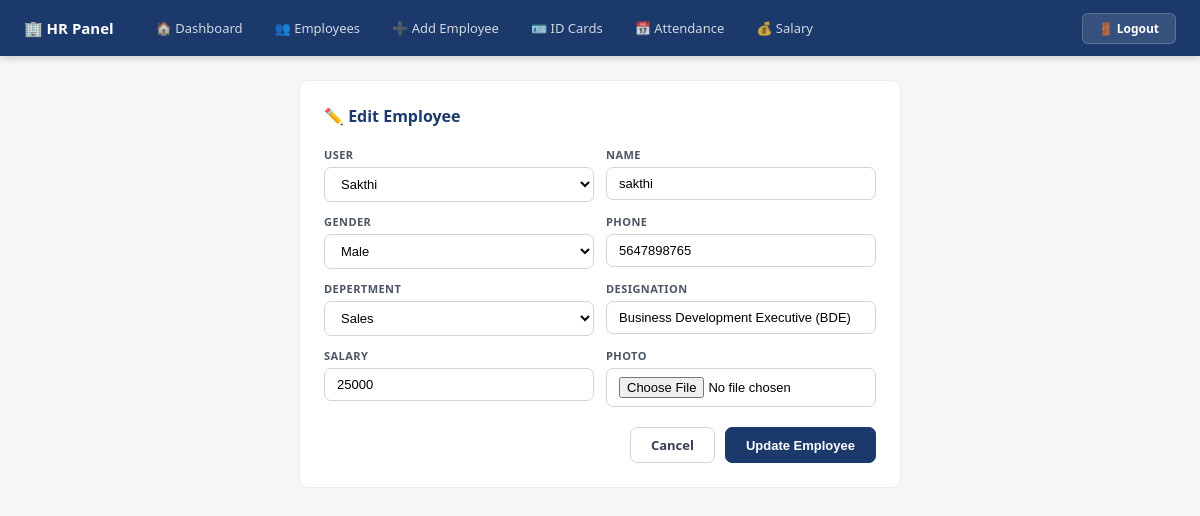
The page /employee_edit/15/ on the database its author committed.
### app/models.py (models this page shows, shortened)
class Employees(models.Model):
    user = models.OneToOneField(CustomUser, on_delete=models.CASCADE, null=True, blank=True)
    name = models.CharField(max_length=100)
    emp_id = models.CharField(max_length=20, unique=True, blank=True)
    Gender = models.CharField(choices=[('Male','Male'),('Female','Female'),('Other','Other')], max_length=10)
    phone = models.BigIntegerField()
    depertment = models.CharField(choices=[
        ('HR','HR'),('IT','IT'),('Finance','Finance'),
        ('Marketing','Marketing'),('Sales','Sales')
    ], max_length=20)
    designation = models.CharField(max_length=50)
    salary = models.IntegerField(default=0)
    photo = models.ImageField(upload_to='image/', blank=True, null=True)

### app/views.py (the view)
# urls.py: path('employee_edit/<int:id>/', emlployee_edit_view, name='employee_edit'),
def emlployee_edit_view(request, id):
    emp  = get_object_or_404(Employees, id=id)
    form = EmployeeForm(instance=emp)
    if request.method == 'POST':
        form = EmployeeForm(request.POST, request.FILES, instance=emp)
        if form.is_valid():
            form.save()
            return redirect('employee')
    return render(request, 'employee_edit.html', {'form': form})

### app/forms.py
class EmployeeForm(forms.ModelForm):
    class Meta:
        model = Employees
        fields = ['user', 'name', 'Gender', 'phone', 'depertment', 'designation', 'salary', 'photo']
        widgets = {
            'user':        forms.Select(attrs={'class': 'form-control'}),
            'name':        forms.TextInput(attrs={'class': 'form-control', 'placeholder': 'Full Name'}),
            'Gender':      forms.Select(attrs={'class': 'form-control'}),
            'phone':       forms.NumberInput(attrs={'class': 'form-control', 'placeholder': 'Phone Number'}),
            'depertment':  forms.Select(attrs={'class': 'form-control'}),
            'designation': forms.TextInput(attrs={'class': 'form-control', 'placeholder': 'Designation'}),
            'salary':      forms.NumberInput(attrs={'class': 'form-control', 'placeholder': 'Monthly Salary'}),
            'photo':       forms.FileInput(attrs={'class': 'form-control'}),
        }

### app/templates/employee_edit.html (shortened to what this page needs)
{% include "hr_navbar.html" %}
<!DOCTYPE html>
<html lang="en">
<head>
</head>
<body>
<div class="content">
  <div class="card">
    <div class="card-title">✏️ Edit Employee</div>
    <form method="post" enctype="multipart/form-data">
      <div class="form-grid">
        {% for field in form %}
        <div class="field">
          <label>{{ field.label }}</label>{{ field }}
        </div>
        {% endfor %}
      </div>
      <div class="btn-row">
        <a href="{% url 'employee' %}" class="btn btn-secondary">Cancel</a>
        <button type="submit" class="btn btn-primary">Update Employee</button>
      </div>
    </form>
  </div>
</div>
</body>
</html>

### app/templates/employee_edit.html (style rules this page uses)
* { box-sizing:border-box;margin:0;padding:0 }
body { font-family:'Segoe UI',sans-serif;background:#F4F6F8 }
.content { padding:1.5rem;max-width:650px;margin:0 auto }
.card { background:#fff;border:1px solid #E8ECF0;border-radius:10px;padding:1.5rem }
.card-title { font-size:16px;font-weight:700;color:#1B3A6B;margin-bottom:1.25rem }
.form-grid { display:grid;grid-template-columns:1fr 1fr;gap:12px }
.field { display:flex;flex-direction:column;gap:5px }
.field label { font-size:11px;font-weight:600;color:#4B5563;text-transform:uppercase;letter-spacing:0.04em }
.field input,.field select { font-size:13px;padding:8px 12px;border:1px solid #D1D5DB;border-radius:7px;background:#fff;width:100% }
.btn-row { display:flex;gap:10px;margin-top:1.25rem;justify-content:flex-end }
.btn { font-size:13px;font-weight:600;padding:8px 20px;border-radius:7px;cursor:pointer;border:1px solid #D1D5DB;text-decoration:none }
.btn-primary { background:#1B3A6B;color:#fff;border-color:#1B3A6B }
.btn-secondary { background:#fff;color:#374151 }

### rows shown on the page
Employees: form "Sakthi" "sakthi" "Male" "5647898765" "Sales" "Business Development Executive (BDE)" "25000"

### other values the page prints
{{ field.label }} "USER" "NAME" "GENDER" "PHONE" "DEPERTMENT" "DESIGNATION" "SALARY" "PHOTO"
